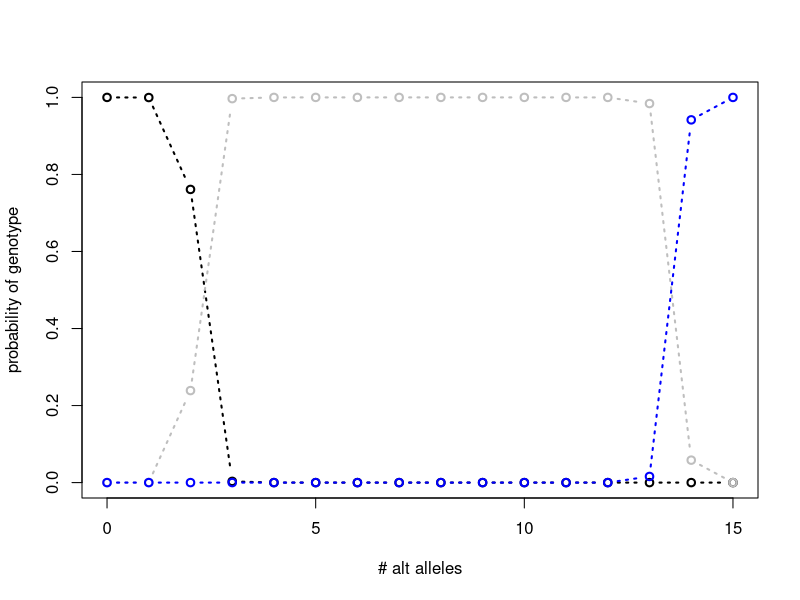
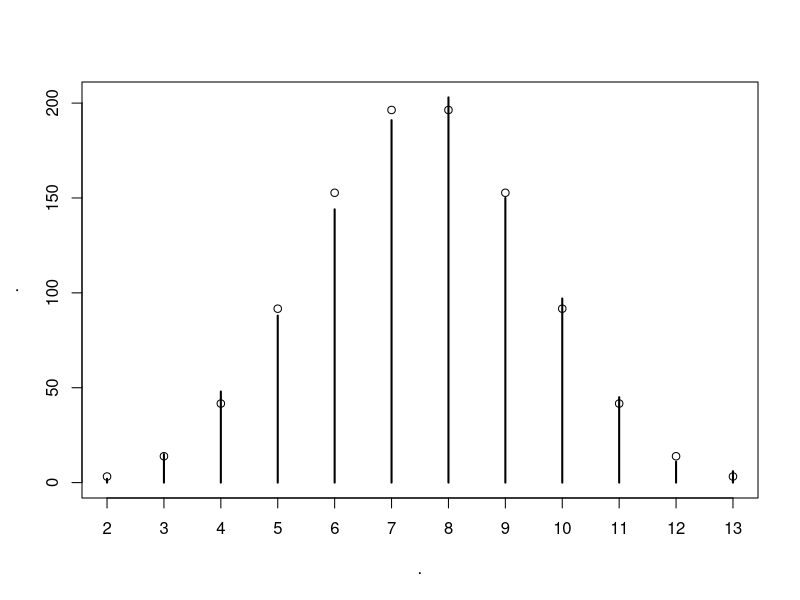

The R source for these figures, in order:
# this script implements a toy model to
# calculate the posterior probability 
# of genotype calls for a single sample
# given read data
library(tidyverse)

# likelihood function for biallelic variation modified from equation 2 in Li 2011 
# to have a single error rate for all bases and ploidy = 2
	# g - genotype in number of alternate alleles (e.g. 0,1,2)
	# l - # reference alleles
	# k - total number of alleles sampled, a.k.a coverage of the site (e.g. # alt alleles = k - l )
	# e - base call error rate, e.g. 0.01 (Q20), 0.001 (Q30)...

	# returns the probability of the data given g and e. 
lg <- function(g,l,k,e){
	(((2-g)*e + g*(1-e))^l*((2-g)*(1-e) + g*e)^(k-l))/(2^k)
}

# prior probability distribution based on expected AFS for a single sample
	# p = theta, or expected number of pairwise differences
	# in humans this is 0.001, in drosophila it's more like 0.01
prio <- function(p){
	c((1 - (p + p/2)),p,p/2)
}

# posterior probability of genotype given data, prior and error rate
	# gg = g from lg
	# ll = l from lg
	# kk = k from lg
	# ee = e from lg
	# pp = p from prio
plg <- function(gg,ll,kk,ee,pp){

	lg(gg,ll,kk,ee)*prio(pp)/sum(lg(gg,ll,kk,ee)*prio(pp))

}


n <- 15
posteriors <- c()
for(i in 0:n){

	posteriors <- rbind(posteriors,
						plg(c(0,1,2),i,n,0.001,0.01)
					)

}

plot(0:n,posteriors[,1],type="b",lwd=2,lty=3,xlab="# alt alleles",ylab="probability of genotype")
lines(0:n,posteriors[,2],type="b",lwd=2,lty=3,col="gray")
lines(0:n,posteriors[,3],type="b",lwd=2,lty=3,col="blue")


rbinom(n=1000,prob=0.5,size=15) %>% table() %>% plot()

(dbinom(x=0:n,size=15,prob=0.5)*1000) %>% points(x=0:n,y=.)
